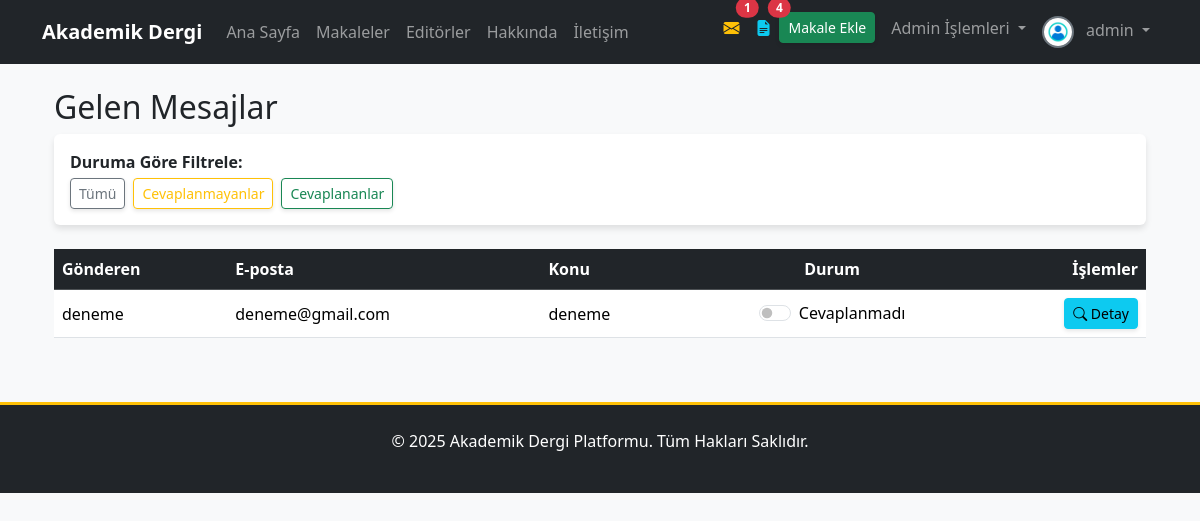
/dashboard/iletisim/ (signed in), run on the app's committed database.
### apps/users/models.py (models this page shows, shortened)
class User(AbstractUser):
    email = models.EmailField(unique=True, verbose_name="E-posta Adresi")
    biyografi = models.TextField(blank=True, null=True, verbose_name="Biyografi")
    profile_resmi = models.ImageField(
        upload_to=profile_pic_path,
        default='profile_pics/default.png',
        verbose_name="Profil Resmi"
    )
    resume = models.FileField(
        upload_to=resume_path,
        blank=True,
        null=True,
        verbose_name="Özgeçmiş (PDF)"
    )
    is_editor = models.BooleanField(default=False, verbose_name="Editör Yetkisi")
    goster_editorler_sayfasinda = models.BooleanField(
        default=False,
        verbose_name="Editörler Sayfasında Gösterilsin mi?"
    )
    def get_full_name(self):
        return f"{self.first_name} {self.last_name}".strip()

### apps/pages/models.py (models this page shows, shortened)
class IletisimFormu(models.Model):
    isim_soyisim = models.CharField(max_length=150, verbose_name="İsim Soyisim")
    email = models.EmailField(verbose_name="E-posta")
    konu = models.CharField(max_length=200, verbose_name="Konu")
    mesaj = models.TextField(verbose_name="Mesaj")
    cevaplandi = models.BooleanField(default=False, verbose_name="Cevaplandı mı?")
    olusturulma_tarihi = models.DateTimeField(auto_now_add=True)
    class Meta:
        verbose_name = "İletişim Mesajı"
        verbose_name_plural = "İletişim Mesajları"
        ordering = ['-olusturulma_tarihi']

### apps/dashboard/views.py (the view)
# urls.py: path('iletisim/', views.AdminIletisimListView.as_view(), name='admin_iletisim_list'),
class AdminIletisimListView(AdminRequiredMixin, ListView):
    model = IletisimFormu
    template_name = 'dashboard/admin_iletisim_list.html'
    context_object_name = 'mesajlar'
    paginate_by = 15
    ordering = ['-olusturulma_tarihi']
    def get_queryset(self):
        queryset = IletisimFormu.objects.all()
        durum = self.request.GET.get('durum')
        if durum == 'cevaplandi': queryset = queryset.filter(cevaplandi=True)
        elif durum == 'cevaplanmadi': queryset = queryset.filter(cevaplandi=False)
        return queryset

### apps/core/context_processors.py (called while the page is built)
def notification_context(request):
    if not request.user.is_authenticated:
        return {}
    user = request.user
    context = {}
    if user.is_superuser:
        context['unread_messages_count'] = IletisimFormu.objects.filter(cevaplandi=False).count()
    else:
        context['unread_messages_count'] = 0
    if user.is_superuser or user.is_editor:
        context['draft_articles_count'] = Makale.objects.filter(goster_makaleler_sayfasinda=False).count()
    else:
        context['draft_articles_count'] = 0
    context['unread_notes_count'] = Makale.objects.filter(
        yazarlar__user_hesabi=user,  # Doğru sorgu: Yazar modeli üzerinden kullanıcı hesabına ulaş
        admin_notu_okundu=False
    ).exclude(admin_notu__isnull=True).exclude(admin_notu__exact='').count()
    return context

### apps/core/mixins.py (called while the page is built)
    def dispatch(self, request, *args, **kwargs):
        if not request.user.is_authenticated or not request.user.is_superuser:
            messages.error(request, 'Bu sayfaya erişim için admin yetkisi gerekmektedir.')
            return redirect('anasayfa')
        return super().dispatch(request, *args, **kwargs)

### templates/dashboard/admin_iletisim_list.html (shortened to what this page needs)
{% extends 'base.html' %}
{% block content %}
<div class="container-fluid mt-4">
    <h2>Gelen Mesajlar</h2>
    <div class="card card-body mb-4">
        <p class="mb-1 fw-bold">Duruma Göre Filtrele:</p>
        <div class="d-flex justify-content-start">
            <a href="{% url 'dashboard:admin_iletisim_list' %}" class="btn btn-sm btn-outline-secondary me-2">Tümü</a>
            <a href="?durum=cevaplanmadi" class="btn btn-sm btn-outline-warning me-2">Cevaplanmayanlar</a>
            <a href="?durum=cevaplandi" class="btn btn-sm btn-outline-success me-2">Cevaplananlar</a>
        </div>
    </div>
    <div class="table-responsive">
        <table class="table table-hover align-middle">
            <thead class="table-dark">
                <tr>
                    <th>Gönderen</th>
                    <th>E-posta</th>
                    <th>Konu</th>
                    <th class="text-center">Durum</th>
                    <th class="text-end">İşlemler</th>
                </tr>
            </thead>
            <tbody>
                {% for mesaj in mesajlar %}
                <tr>
                    <td>{{ mesaj.isim_soyisim }}</td>
                    <td>{{ mesaj.email }}</td>
                    <td>{{ mesaj.konu|truncatechars:50 }}</td>
                    <td class="text-center">
                        <div class="form-check form-switch d-inline-block">
                            <input class="form-check-input" type="checkbox" role="switch" id="cevapSwitch{{ mesaj.pk }}" {% if mesaj.cevaplandi %}checked{% endif %} onchange="toggleStatus({{ mesaj.pk }})">
                            <label class="form-check-label" for="cevapSwitch{{ mesaj.pk }}" id="label-{{ mesaj.pk }}">
                                {% if mesaj.cevaplandi %}Cevaplandı{% else %}Cevaplanmadı{% endif %}
                            </label>
                        </div>
                    </td>
                    <td class="text-end">
                        <button type="button" class="btn btn-sm btn-info detail-btn"
                                data-bs-toggle="modal"
                                data-bs-target="#messageDetailModal"
                                data-isim="{{ mesaj.isim_soyisim }}"
                                data-email="{{ mesaj.email }}"
                                data-konu="{{ mesaj.konu }}"
                                data-tarih="{{ mesaj.olusturulma_tarihi|date:'d M Y, H:i' }}"
                                data-mesaj="{{ mesaj.mesaj|escapejs }}">
                            <i class="bi bi-search"></i> Detay
                        </button>
                    </td>
                </tr>
                {% empty %}
                <tr>
                    <td colspan="5" class="text-center">Gösterilecek mesaj bulunamadı.</td>
                </tr>
                {% endfor %}
            </tbody>
        </table>
    </div>
</div>
{% endblock %}

### templates/partials/_navbar.html (shortened to what this page needs)
<nav class="navbar navbar-expand-lg navbar-dark bg-dark">
    <div class="container">
        <a class="navbar-brand" href="{% url 'anasayfa' %}">Akademik Dergi</a>
        <div class="collapse navbar-collapse" id="navbarNav">
            <ul class="navbar-nav me-auto mb-2 mb-lg-0">
                <li class="nav-item"><a class="nav-link" href="{% url 'anasayfa' %}">Ana Sayfa</a></li>
                <li class="nav-item"><a class="nav-link" href="{% url 'makale_list' %}">Makaleler</a></li>
                <li class="nav-item"><a class="nav-link" href="{% url 'editorler' %}">Editörler</a></li>
                <li class="nav-item"><a class="nav-link" href="{% url 'hakkinda' %}">Hakkında</a></li>
                <li class="nav-item"><a class="nav-link" href="{% url 'iletisim' %}">İletişim</a></li>
            </ul>
            <ul class="navbar-nav ms-auto">
                {% if user.is_authenticated %}
                    {% if user.is_superuser and unread_messages_count > 0 %}
                    <li class="nav-item">
                        <a href="{% url 'dashboard:admin_iletisim_list' %}?durum=cevaplanmadi" class="nav-link position-relative text-warning" title="Cevaplanmamış Mesajlar">
                            <i class="bi bi-envelope-fill"></i>
                            <span class="position-absolute top-0 start-100 translate-middle badge rounded-pill bg-danger">{{ unread_messages_count }}</span>
                        </a>
                    </li>
                    {% endif %}
                    {% if user.is_superuser or user.is_editor %}
                        {% if draft_articles_count > 0 %}
                        <li class="nav-item">
                            <a href="{% url 'dashboard:editor_panel' %}?status=draft" class="nav-link position-relative text-info" title="Taslak Makaleler">
                                <i class="bi bi-file-earmark-text-fill"></i>
                                <span class="position-absolute top-0 start-100 translate-middle badge rounded-pill bg-danger">{{ draft_articles_count }}</span>
                            </a>
                        </li>
                        {% endif %}
                    {% endif %}
                    <li class="nav-item"><a href="{% url 'makale_ekle' %}" class="btn btn-success btn-sm me-2 mt-1">Makale Ekle</a></li>
                    {% if user.is_superuser %}
                    <li class="nav-item dropdown">
                        <a class="nav-link dropdown-toggle" href="#" id="adminDropdown" role="button" data-bs-toggle="dropdown" aria-expanded="false">
                            Admin İşlemleri
                        </a>
                    </li>
                    {% endif %}
                    <li class="nav-item dropdown">
                        <a class="nav-link dropdown-toggle" href="#" id="navbarDropdown" role="button" data-bs-toggle="dropdown" aria-expanded="false">
                            <img src="{{ user.profile_resmi.url }}" alt="{{ user.username }}" class="rounded-circle me-2" style="width:32px; height:32px; object-fit:cover;">
                            {{ user.get_full_name|default:user.username }}
                        </a>
                    </li>
                {% endif %}
            </ul>
        </div>
    </div>
</nav>

### static/css/style.css (style rules this page uses)
body { font-family: 'Segoe UI', Roboto, 'Helvetica Neue', Arial, sans-serif; background-color: #f8f9fa; transition: background-color 0.3s; }
.navbar-dark .navbar-nav .nav-link { transition: color 0.2s ease-in-out; }
.navbar-brand { font-weight: bold; }
.navbar .dropdown-toggle img { border: 2px solid #6c757d; transition: transform 0.2s; }
.btn { transition: all 0.3s ease; box-shadow: 0 2px 4px rgba(0,0,0,0.1); }
.card { transition: transform 0.3s ease, box-shadow 0.3s ease; border: none; box-shadow: 0 4px 6px rgba(0,0,0,0.1); }

### data on the page
User: profile_resmi (placeholder picture), get_full_name "admin"
IletisimFormu: isim_soyisim "deneme", email "deneme@gmail.com", konu "deneme", shows "Cevaplanmadı"

### other printed values
{{ unread_messages_count }} "1"
{{ draft_articles_count }} "4"
